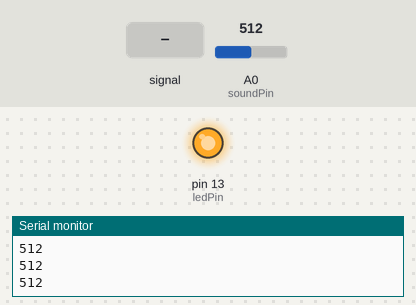
The sketch below on a simulated Arduino Uno, built with avr-gcc and run on an emulated ATmega328P. On the bench: output pins drawn as LEDs (lit = HIGH), the last lines printed to the serial monitor. Dashed ring = blinking. Inputs (shaded band) come from the test bench; at power-on: A0 (soundPin) = 512.

Above: at 1.2 s.
1.3 s: A0 (soundPin) fed a 200 Hz sine of ±460 counts around its level
At 1.48 s:
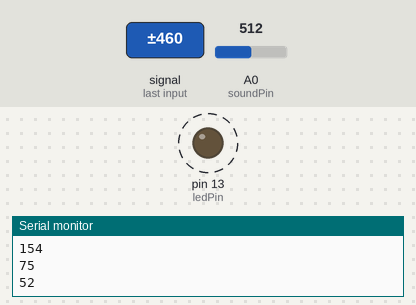
4.3 s: A0 (soundPin) set to 716
At 4.3 s:
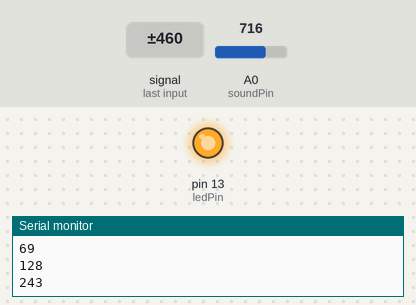
5.8 s: A0 (soundPin) set to 106
7.3 s: A0 (soundPin) set to 89
At 8.3 s:
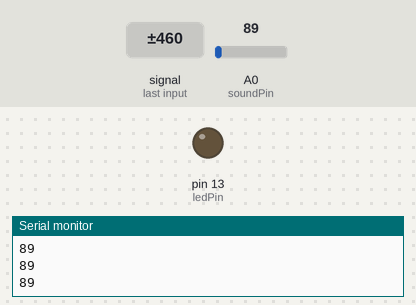
8.8 s: A0 (soundPin) set to 110
At 9.7 s:
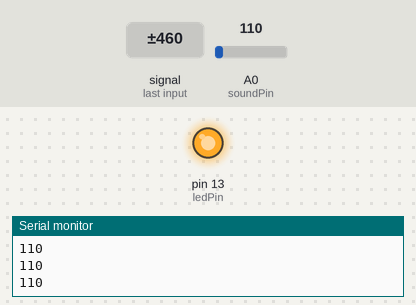
Timing chart, 0 to 11.3 s (numbered marks = the images above; inputs shaded):
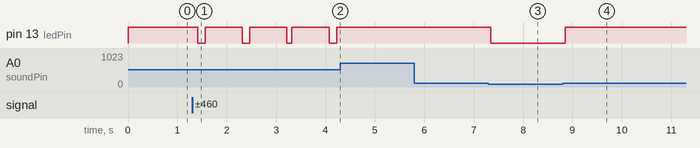

Measured:
- the behaviour switches between 100 and 99 on A0 (soundPin) (found by bisection; images 2 and 3)
- after the input at 1.3 s, pin 13 (ledPin): alternates HIGH for 0.75 s and LOW for 0.15 s, starting after 0.11 s
- after the input at 4.3 s, pin 13 (ledPin): stays HIGH (without the input it goes to LOW after 0.68 s)
- after the input at 7.3 s, pin 13 (ledPin): HIGH → LOW at once
- after the input at 8.8 s, pin 13 (ledPin): LOW → HIGH after 0.05 s

The sketch:

SoundSensorLED.ino
```cpp
int soundPin = A0;
int ledPin = 13;

void setup() {
  // put your setup code here, to run once:
  pinMode(ledPin, OUTPUT);

  Serial.begin(9600);
}

void loop() {
  // put your main code here, to run repeatedly:
  int soundLevel = analogRead(soundPin);

  Serial.println(soundLevel);


  if (soundLevel >= 100){
    digitalWrite(ledPin, HIGH);
  }else{
    digitalWrite(ledPin, LOW);
  }
  delay(50);
}
```
